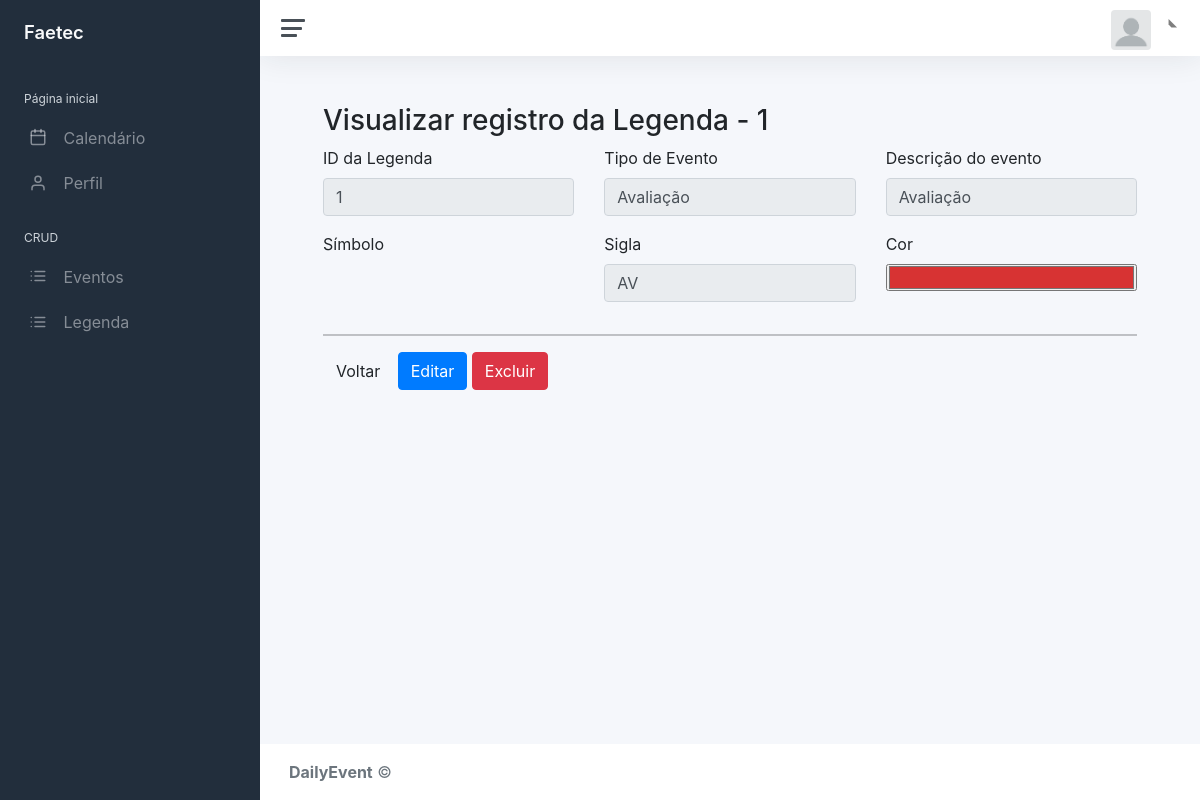
The app's page /static/dash.php?page=view_leg&id_leg=1, older data.
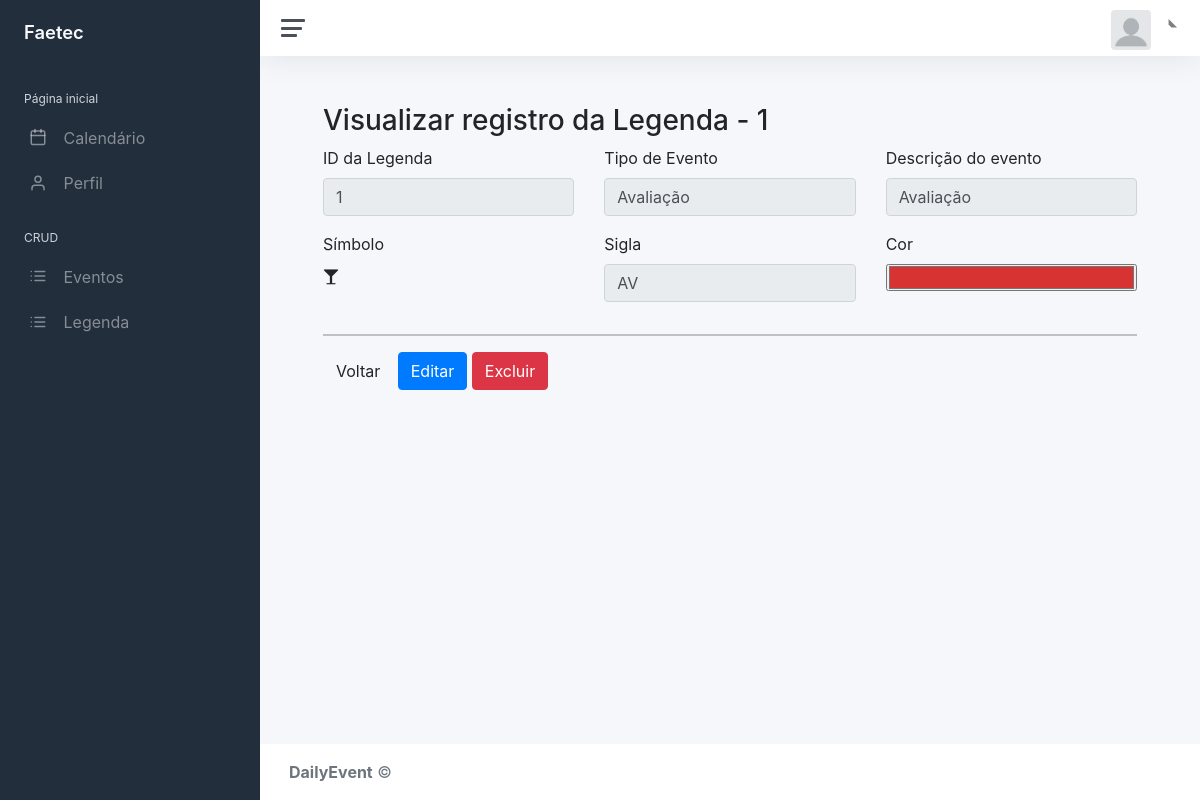
The same page, newer data.
### tables this page shows
CREATE TABLE IF NOT EXISTS `legenda` (
  `id_leg` int(11) NOT NULL AUTO_INCREMENT,
  `tipo_evento` varchar(15) DEFAULT NULL,
  `desc_leg` varchar(100) DEFAULT NULL,
  `simbolo_leg` varchar(100) DEFAULT NULL,
  `sigla_leg` varchar(4) DEFAULT NULL,
  `cor_leg` varchar(9) DEFAULT NULL,
  PRIMARY KEY (`id_leg`)
);

### static/contents/legenda/view_leg.php (the view)
<?php
	$id_leg = (int) $_GET['id_leg'];
	$sql = mysqli_query($con, "select * from legenda where id_leg = '".$id_leg."';");
	$row = mysqli_fetch_array($sql);
?>
<div id="main" class="container-fluid">
	<h3 class="page-header">Visualizar registro da Legenda - <?php echo $id_leg; ?> </h3>
	<div class="row">
	<div class="form-group col-md-4">
			<label for="id_leg">ID da Legenda</label>
			<input type="text" class="form-control" name="id_leg" value="<?php echo $row["id_leg"];?>" readonly>
		</div>
		<div class="form-group col-md-4">
			<label for="id_calendario">Tipo de Evento</label>
			<input type="text" name="tipo_evento" class="form-control" id="tipo_evento" value="<?php echo $row["tipo_evento"];?>" readonly>
		</div>
		<div class="form-group col-md-4">
			<label for="desc_leg">Descrição do evento</label>
			<input type="text" name="desc_leg" class="form-control" id="desc_leg" value="<?php echo $row["desc_leg"];?>" readonly>
		</div>
	</div>
	<div class="row">
	<div class="form-group col-md-4">
			<label for="simbolo_leg">Símbolo</label><br>
			<i class='fa <?php echo $row["simbolo_leg"];?>'></i>
		</div>
		<div class="form-group col-md-4">
			<label for="sigla_leg">Sigla</label><br>
			<input type="text" name="sigla_leg" class="form-control" id="sigla_leg" value="<?php echo $row["sigla_leg"];?>" readonly>
		</div>
		<div class="form-group col-md-4">
			<label for="cor_leg">Cor</label><br>
			<input type="color" name="cor_leg" id="cor_leg" style="width:100%" value="<?php echo $row["cor_leg"];?>" readonly>
		</div>
	</div>
	<hr/>
	<div id="actions" class="row">
		<div class="col-md-12">
			<a href="?page=lista_leg" class="btn btn-default">Voltar</a>
				<?php echo "<a href=?page=edit_leg&id_leg=".$row['id_leg']." class='btn btn-primary'>Editar</a>";?>
				<?php echo "<a href=?page=excluir_leg&id_leg=".$row['id_leg']." class='btn btn-danger'>Excluir</a>";?>
		</div>
	</div>
</div>

Row changes from the older to the newer data that the page shows:
changed legenda "Avaliação": simbolo_leg "fa-burst" → "fa-glass" (drawn)
